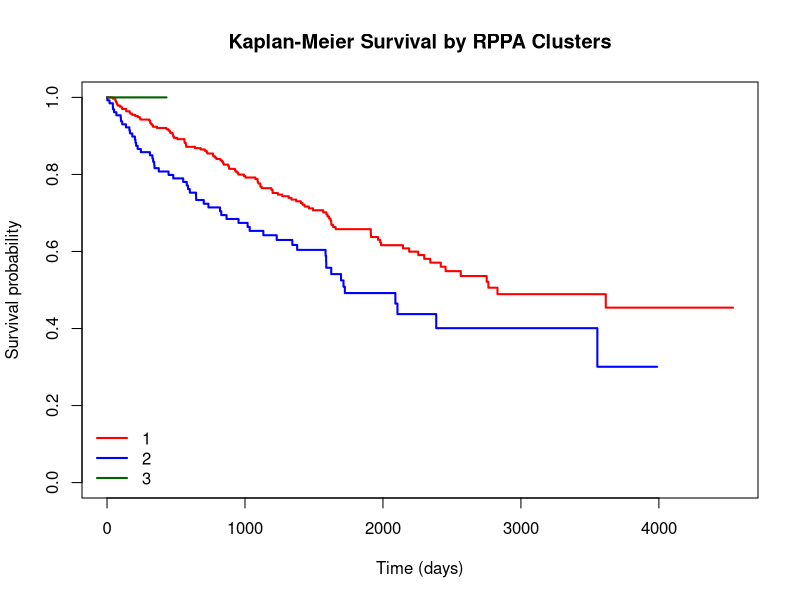

Generate this figure with R:
library(readr)
library(dplyr)
library(survival)

dir.create("results/survival", recursive = TRUE, showWarnings = FALSE)

clusters <- read_tsv("results/clustering/rppa_pca_clusters.tsv", show_col_types = FALSE)
clinical <- read_tsv("data/processed/kirc_clinical_clean.tsv", show_col_types = FALSE)

# unir clusters con supervivencia clínica
surv_data <- clusters %>%
  inner_join(
    clinical %>% select(patient_id, os_time, os_event, stage_clean, grade_clean),
    by = "patient_id"
  ) %>%
  filter(!is.na(os_time), !is.na(os_event), !is.na(cluster)) %>%
  mutate(
    os_time = as.numeric(os_time),
    os_event = as.numeric(os_event),
    cluster = as.factor(cluster)
  )

fit <- survfit(Surv(os_time, os_event) ~ cluster, data = surv_data)

png("results/survival/kaplan_meier_by_cluster.png", width = 1000, height = 800)

plot(
  fit,
  col = c("red", "blue", "darkgreen"),
  lwd = 2,
  xlab = "Time (days)",
  ylab = "Survival probability",
  main = "Kaplan-Meier Survival by RPPA Clusters"
)

legend(
  "bottomleft",
  legend = levels(surv_data$cluster),
  col = c("red", "blue", "darkgreen"),
  lwd = 2,
  bty = "n"
)

dev.off()

surv_summary <- surv_data %>%
  count(cluster, os_event)

write_tsv(surv_summary, "results/survival/survival_cluster_counts.tsv")

message("Kaplan-Meier analysis completed successfully.")
message(paste("Patients used in survival analysis:", nrow(surv_data)))
